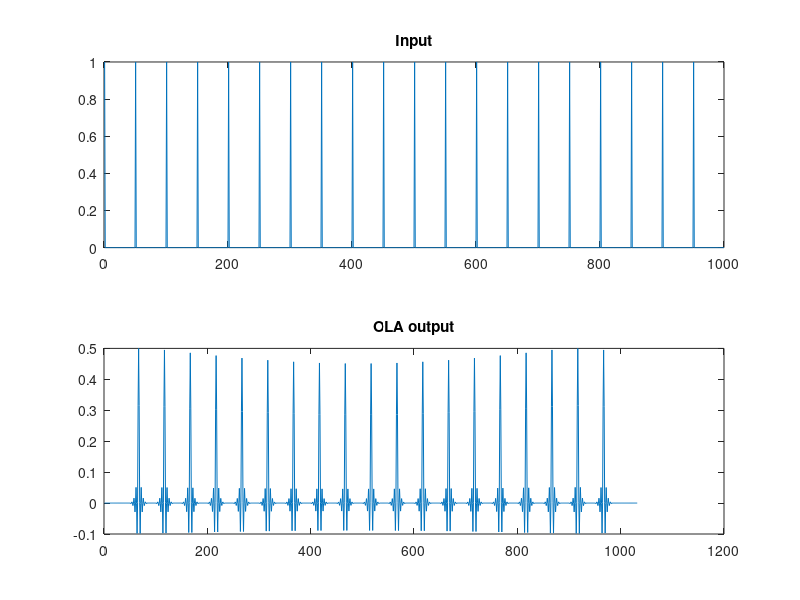

MATLAB code to generate this figure:
%%%%%%%%%%%%%%%%%%%%%%%%%%%%%%%%%%%%%%%%%%%%%%%%%%%%%%%%%%%%%%%%%%%%%%%%%%%
% Overlap and add                            
% Audio Signals course
% 2022
% Mirco Pezzoli
% Exercise 3
% %%%%%%%%%%%%%%%%%%%%%%%%%%%%%%%%%%%%%%%%%%%%%%%%%%%%%%%%%%%%%%%%%%%%%%%%%
%% Implement overlap and add
% Input signal: impulse train of lenght 1000
% Filter: low-pass, Nh=33 samples
% Analysis window
%   Length M=33 samples 
%   Hop-size: 50% (M/2+1=17) 
%   Type: Hanning

clc
close all
clear
%% Define the signal and the filter
L = 1000;
x = zeros(1,L); % An impulse every 50 samples
x(1:50:L) = 1;
% Define the filter
Nh = 33;                % Filter length
h = fir1(Nh-1, 0.5);    % Compute the filter

% OLA window definition
M = Nh;                 % Window length
w = hanning(M)';        % Type of window
R = (M-1)/2+1;          % Hop size

Nfft = 2^(ceil(log2(M+Nh-1)));  % length of the FFT, next power of 2 to M+Nh-1
    
H = fft(h, Nfft);               % Filter in frequency domain

y = zeros(1, L+Nh-1);           % Output signal

nframes = floor((L-M)/R)+1;       % Number of frames in the signal

for m = 1:nframes % Sliding windows
    m_idx = (m-1)*R+1 : (m-1)*R+M;
    xm = x(m_idx) .* w;
    
    Xm = fft(xm, Nfft);         % Filter in the frequency domain with multuplication
    Ym = Xm .* H;               
    
    ym = real(ifft(Ym));        % Return to time domain
    ola_idxs = (m-1)*R+1 : (m-1)*R + (M+Nh-1);
    ym = ym(1:M+Nh-1);
    y(ola_idxs) = y(ola_idxs) + ym;         % Put everything back
end

%% Plot the input and the output of the filtering operation using subplot

figure
subplot(2,1,1)
plot(x)
title('Input');

subplot(2,1,2)
plot(y)
title('OLA output');



















